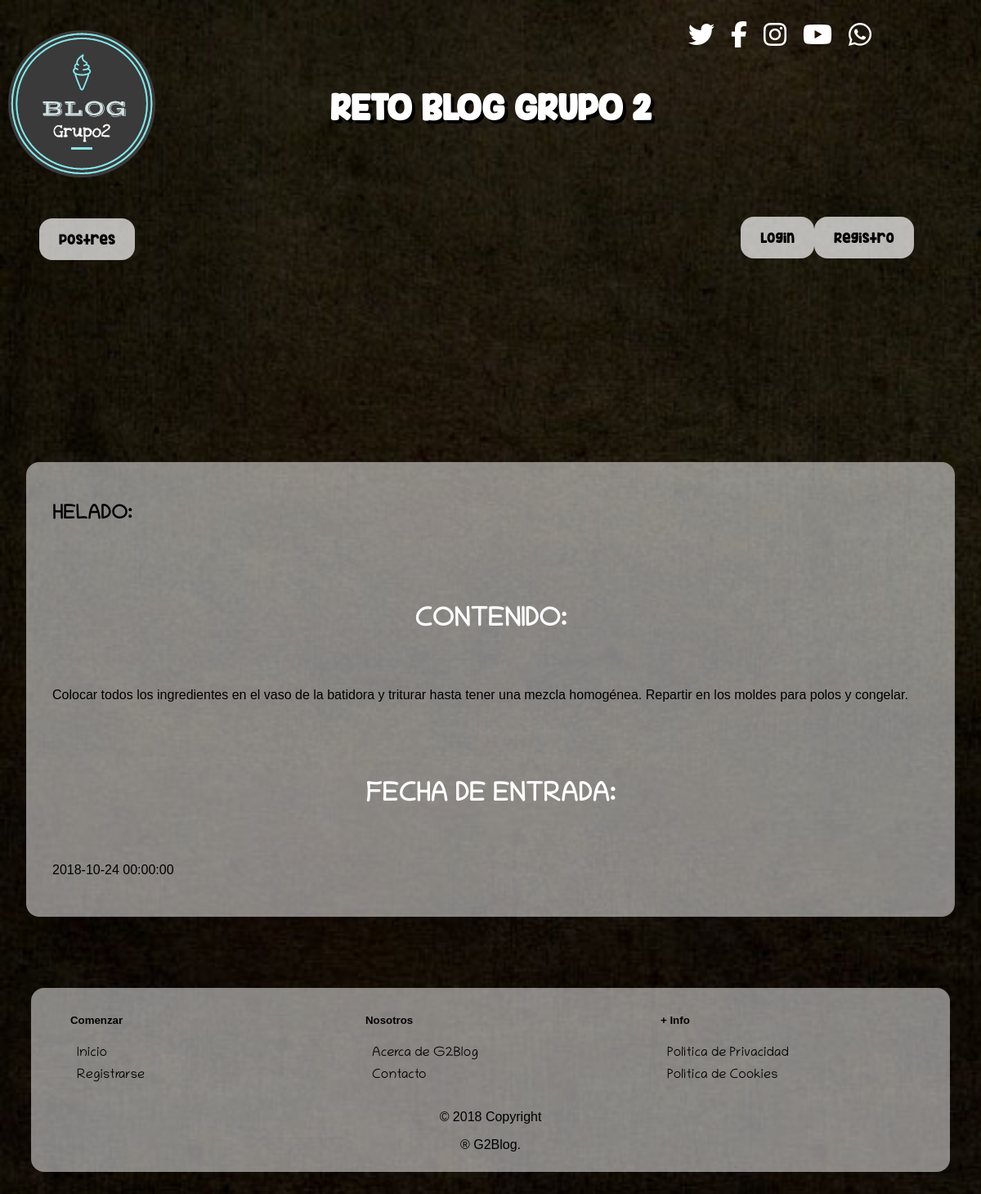
Page /mostrarEntrada.php?var=HELADO on the committed database.
### tables this page shows
CREATE TABLE `entrada` (
  `titulo` varchar(30) NOT NULL,
  `contenido` longtext NOT NULL,
  `fecha_entrada` datetime DEFAULT CURRENT_TIMESTAMP
);

### mostrarEntrada.php (the view, shortened to what this page needs)
<?
	include 'conexion.php';
	try {
	if(isset($_GET['var']) && $_GET['var'] !== ''){
		$titulo = $_GET['var'];
	  } else {
		echo "failed";
	  }
		if (isset($usuario)){
			if ($usuario!='admin'){
				$sentencia1=$db->prepare("SELECT entrada.titulo 'et' , entrada.contenido 'ec', entrada.fecha_entrada 'ef' FROM entrada  WHERE entrada.titulo='$titulo'");
				$sentencia1->execute();
				$sentencia2=$db->prepare("SELECT comentario.contenido 'cc', comentario.fecha 'cf' FROM comentario  WHERE comentario.titulo_entrada='$titulo' AND comentario.usuario_comentario='$usuario'");
				$sentencia2->execute();
				require_once('menuUsuario.php');
				echo "<div><section>";
			foreach($sentencia1 as $entrada1){
				echo '<br><article id="entrada"><h2>'.$titulo.':</h2><br><h3>Contenido:</h3><br><p>'.$entrada1['ec'].'</p><br><h3>Fecha de entrada:</h3><br><p>'.$entrada1['ef'].'</p><button onclick="mostrarComentarios()">  INSERTAR COMENTARIO </button></article><br>';
			}
			foreach($sentencia2 as $entrada2){
				echo '<article id="comentario"><h2>Comentario:</h2><br><h3>Contenido:</h3><br><p>'.$entrada2['cc'].'</p><br><h3>Fecha de comentario:</h3><br><p>'.$entrada2['cf'].'</p></article>';
			}
			echo "</section></div>";
			}
		}else{
			$sentencia1=$db->prepare("SELECT entrada.titulo 'et' , entrada.contenido 'ec', entrada.fecha_entrada 'ef' FROM entrada  WHERE entrada.titulo='$titulo'");
			$sentencia1->execute();
			include('menuInvitado.php');
			echo "<div><section>";
			foreach($sentencia1 as $entrada1){
				echo '<br><article id="entrada"><h2>'.$titulo.':</h2><br><h3>Contenido:</h3><br><p>'.$entrada1['ec'].'</p><br><h3>Fecha de entrada:</h3><br><p>'.$entrada1['ef'].'</p></article><br>';
			}
			echo "</section></div>";
		}
	} catch(PDOException $e) {
	  echo 'Error: ' . $e->getMessage();
	}
?>

### CSS/estilo.css (style rules this page uses)
header { text-align: center; height: 12em; }
body { background-image: url(../img/fondo2.jpg); background-size: cover; color: black; font-family: arial; }
h1 { padding: 2em; color: white; font-family: "header"; font-size: 2.5em; text-shadow: 4px 4px black; display: flex; justify-content: center; }
h2 { font-family: "letra"; }
h3 { font-family: "letra"; margin-top: 2em; color: white; display: flex; justify-content: center; font-size: 2em; text-transform: uppercase; }
#entrada { background: rgb(255, 255, 255,0.5); border-radius: 1em; margin: 1.5em; padding: 2em; }
#logo { position: absolute; left: 0; }
a { text-decoration: none; color: black; padding: 0.5em; }
.flex-center { width: 89%; min-height: 6vh; display: -webkit-box; display: -webkit-flex; display: -ms-flexbox; display: flex; -webkit-box-pack: center; -webkit-justify-content: center; -ms-flex-pack: center; justify-content: flex-end; -webkit-box-align: center; -webkit-align-items: center; -ms-flex-align: center; align-items: flex-start; position: absolute; top: 1em; }
.icon-3d { padding: 10px; -webkit-animation: icon3d 200ms 10; animation: icon3d 200ms 10; color: #fff; }
footer { background: rgb(255, 255, 255, 0.5); height: 225px; border-radius: 1em; margin: 45px 30px; }
footer a { font-family: "letra"; }
footer ul { margin: 0px 30px; padding: 10px; width: 25%; float: left; list-style: none; }
footer ul li { margin: 8px; }
.copyright { padding-bottom:50px; width: 100%; float: left; text-align: center; }

### rows in the picture
entrada: contenido "Colocar todos los ingredientes en el vaso de la batidora y triturar hasta tener una mezcla homogénea. Repartir en los moldes para polos y congelar.", fecha_entrada "2018-10-24 00:00:00"
